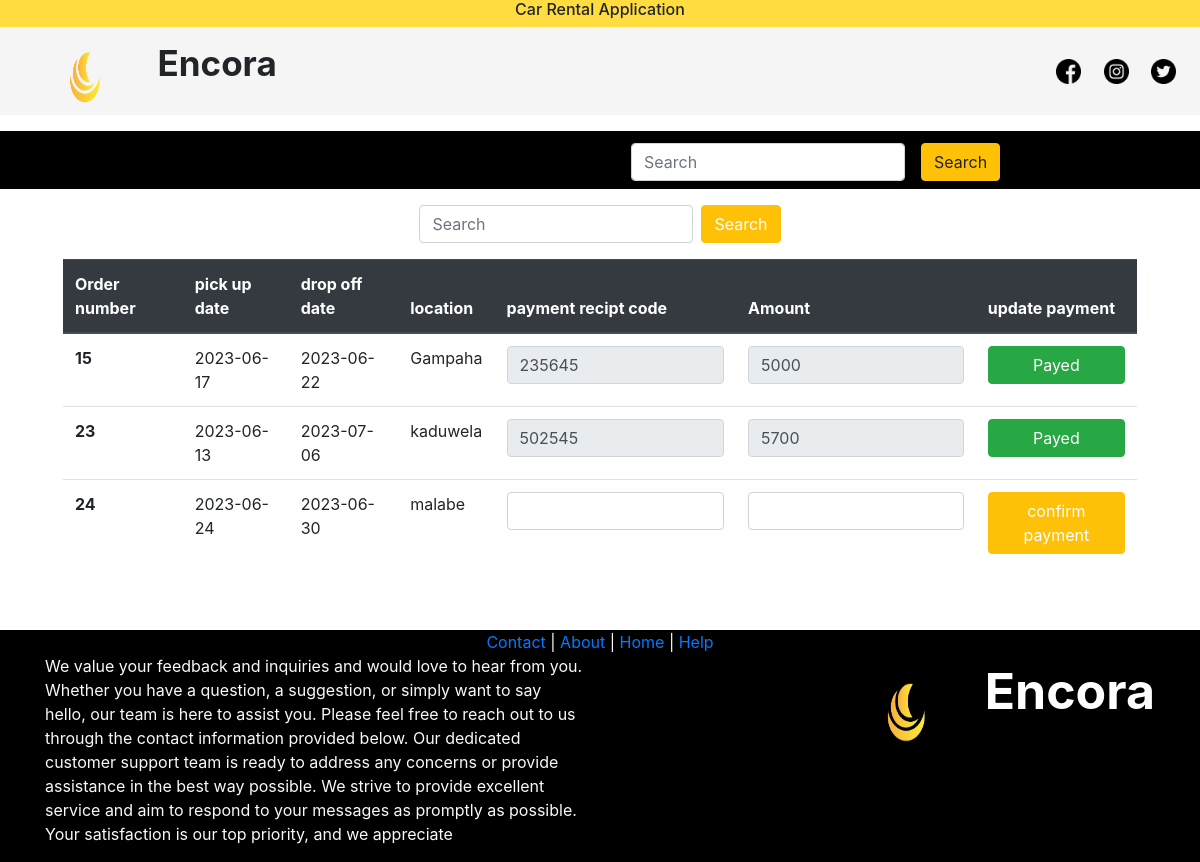
Screenshot of /admin/payment.php (signed in) with the database file from the repository.
### tables this page shows
CREATE TABLE `booking` (
  `id` int NOT NULL AUTO_INCREMENT,
  `vehicle_id` int NOT NULL,
  `customer_id` int NOT NULL,
  `created_at` datetime DEFAULT NULL,
  `status` int DEFAULT NULL,
  `pickup_date` date DEFAULT NULL,
  `drop_off_date` date DEFAULT NULL,
  `duration_hour` int DEFAULT NULL,
  `current_location` varchar(60) DEFAULT NULL,
  `additional_info` varchar(3000) DEFAULT NULL,
  `payment_recipt_id` varchar(45) DEFAULT NULL,
  `value` double DEFAULT NULL,
  `trip_advisor_id` int DEFAULT NULL,
  PRIMARY KEY (`id`),
  KEY `fk_booking_vehicle1_idx` (`vehicle_id`),
  KEY `fk_booking_customer1_idx` (`customer_id`),
  KEY `fk_trip_advisor_id_idx` (`trip_advisor_id`),
  CONSTRAINT `fk_booking_customer1` FOREIGN KEY (`customer_id`) REFERENCES `customer` (`id`),
  CONSTRAINT `fk_booking_vehicle1` FOREIGN KEY (`vehicle_id`) REFERENCES `vehicle` (`id`),
  CONSTRAINT `fk_trip_advisor_id` FOREIGN KEY (`trip_advisor_id`) REFERENCES `trip_advisor` (`id`)
);

### db/database.php (called while the page is built, shortened)
<?php
 class Database{
    private static $connection;
    private static function setupconnection(){
        Database::$connection=new mysqli("localhost","root","","ecr","3306");
    }
    public static function search($q){
        $Resultset=Database::$connection->query($q);
        return $Resultset;
    }
    }
?>

### admin/adminModel.php (called while the page is built, shortened)
<?php
require_once "../db/database.php";
class AdminModel
{
   function getBookings()
   {
      return Database::search(" SELECT * FROM booking WHERE status='0' OR status='2' OR status='3' OR status ='5'  ;");
   }
}

### admin/payment.php (the view, shortened to what this page needs)
<?php
require_once "adminModel.php";
$adminModel = new AdminModel();
$bookingRs = $adminModel->getBookings();
?>
<!DOCTYPE html>
<html lang="en">
<head>
  <link rel="stylesheet" href="https://stackpath.bootstrapcdn.com/bootstrap/4.5.2/css/bootstrap.min.css">
  <link rel="stylesheet" href="..\public\css\customer.css">
</head>
<body>
  <!DOCTYPE html>
  <html>
  <head>
    <link rel="stylesheet" href="https://maxcdn.bootstrapcdn.com/bootstrap/4.5.2/css/bootstrap.min.css">
  </head>
  <body>
    <?php require_once "../public/includes/header.php" ?>
    <form class="form-inline  my-2 my-lg-0 justify-content-center">
      <input class="form-control mr-sm-2 mt-3" type="search" placeholder="Search" aria-label="Search">
      <button class="btn btn-warning text-white mt-3" type="submit">Search</button>
    </form>
    <div class="col-12 mt-3">
      <div class="row">
        <div class="col-12">
          <div class="row px-5">
            <div class="col-12">
              <table class="table">
                <thead class="thead-dark">
                  <tr>
                    <th scope="col">Order number</th>
                    <th scope="col">pick up date</th>
                    <th scope="col">drop off date</th>
                    <th scope="col">location</th>
                    <th scope="col">payment recipt code</th>
                    <th scope="col">Amount</th>
                    <th scope="col">update payment</th>
                  </tr>
                </thead>
                <tbody>
                  <?php
                  if ($bookingRs->num_rows > 0) {
                    $rows = mysqli_fetch_all($bookingRs, MYSQLI_ASSOC);
                    foreach ($rows as $row) {
                      if ($row["trip_advisor_id"] != "") {
                  ?>
                        <form action="" method="POST">
                          <tr>
                            <th scope="row"><?php echo $row["id"] ?></th>
                            <td><?php echo $row["pickup_date"] ?></td>
                            <td><?php echo $row["drop_off_date"] ?></td>
                            <td><?php echo $row["current_location"] ?></td>
                            <td><input required name="r_id" value="<?php echo $row["payment_recipt_id"] ?>" <?php if ($row["payment_recipt_id"] != "") {
                                                                                                              echo "disabled";
                                                                                                            }   ?> type="text" class="form-control"></td>
                            <td><input required name="value" value="<?php echo $row["value"] ?>" <?php if ($row["value"] != "") {
                                                                                                    echo "disabled";
                                                                                                  }   ?> type="text" class="form-control"></td>
                            <td>
                              <?php
                              if ($row["value"] != "") {
                              ?>
                                <label class="btn btn-success text-white col-12">Payed</label>
                              <?php
                              } else {
                              ?>
                                <button name="pay" value="<?php echo $row["id"] ?>" class="btn btn-warning text-white col-12">confirm payment</button>
                              <?php
                              }
                              ?>
                            </td>
                          </tr>
                        </form>
                  <?php
                      }
                    }
                  } else {
                  } ?>
                </tbody>
              </table>
            </div>
          </div>
        </div>
      </div>
    </div>
    <?php require_once "../public/includes/footer.php" ?>
  </body>
  </html>

### rows the page displays
booking: id "15", pickup_date "2023-06-17", drop_off_date "2023-06-22", current_location "Gampaha", r_id "235645", value "5000", shows "Payed"
booking: id "23", pickup_date "2023-06-13", drop_off_date "2023-07-06", current_location "kaduwela", r_id "502545", value "5700", shows "Payed"
booking: id "24", pickup_date "2023-06-24", drop_off_date "2023-06-30", current_location "malabe"
